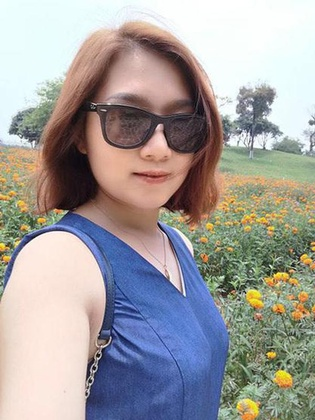
%> input picture dataset1/1803191139-00001033.jpg, 315 x 420 px, shrunk from 600 x 800 before the run
$ octave two_seeds_hair.m   (GNU Octave 9; MATLAB toolbox functions it lacks are replaced by stand-ins)
%> lines starting %> are read from the running program, lines starting %| are printed output that depends on the picture; in (x1, y1, x2, y2) boxes, pixels count from 0 and x2, y2 are one past the last pixel; in counts of white or black regions, pixels touching at a corner belong together; the program's own positions count from 1
clc; close all; clear;

imgs = ["1803191139-00001033.jpg", "1803242348-00000303.jpg", ...
        "1803290249-00000142.jpg", "1803290100-00000210.jpg", ...
        "1803290249-00000352.jpg"];

% Parameters
hueThreshold = 0.11;
saturationThreshold = 0.4;
valueThreshold = 0.4;

% function for segmenting hair region
function hairMask = segmentHairRegion(image, seedPoints, hueThreshold, saturationThreshold, valueThreshold)
    % Convert image to HSV color space
    hsvImage = rgb2hsv(image);
    H = hsvImage(:, :, 1);
    S = hsvImage(:, :, 2);
    V = hsvImage(:, :, 3);

    % Initialize mask and queue for region growing
    [rows, cols] = size(H);
    hairMask = false(rows, cols);
    queue = seedPoints;

    % Get seed points color information
    seedColors = cell(size(seedPoints, 1), 1);
    for i = 1:size(seedPoints, 1)
        seedColors{i} = [H(seedPoints(i, 2), seedPoints(i, 1)), ...
                         S(seedPoints(i, 2), seedPoints(i, 1)), ...
                         V(seedPoints(i, 2), seedPoints(i, 1))];
    end

    % Perform region growing
    while ~isempty(queue)
        % Dequeue a point
        point = queue(1, :);
        queue(1, :) = [];

        x = point(1);
        y = point(2);

        % Check if point is within bounds and not already part of the mask
        if x > 0 && y > 0 && x <= cols && y <= rows && ~hairMask(y, x)
            currentHue = H(y, x);
            currentSaturation = S(y, x);
            currentValue = V(y, x);

            % Check against all seed colors
            isWithinThreshold = false;
            for i = 1:length(seedColors)
                seedHue = seedColors{i}(1);
                seedSaturation = seedColors{i}(2);
                seedValue = seedColors{i}(3);

                % Handle circular hue in distance
                hueDistance = min(abs(currentHue - seedHue), 1 - abs(currentHue - seedHue));

                % Check if color differences are within thresholds
                if hueDistance <= hueThreshold && ...
                   abs(currentSaturation - seedSaturation) <= saturationThreshold && ...
                   abs(currentValue - seedValue) <= valueThreshold
                    isWithinThreshold = true;
                    break;
                end
            end

            % If within threshold, add to mask and enqueue neighbors
            if isWithinThreshold
                hairMask(y, x) = true;

                % Enqueue neighboring pixels
                queue = [queue; x+1, y; x-1, y; x, y+1; x, y-1];
            end
        end
    end
end

% display results
figure;
numImages = length(imgs);

for i = 1:numImages
    % Read current image
    img = imread(imgs(i));
%> img is the input picture: size 420x315x3 uint8; mean R, G, B 162.3, 158.5, 157.2

    % Detect face to determine seed points
    faceDetector = vision.CascadeObjectDetector;
    bbox = step(faceDetector, img);
%> bbox = [73 61 163 163]

    % Define two seed points for better coverage of hair variation
    seedPoint1 = [bbox(1) + round(bbox(3) / 5), bbox(2) - 40]; % Point above the left side of the face
%> seedPoint1 = [106 21]
    seedPoint2 = [bbox(1) + round(3 * bbox(3) / 8), bbox(2) - 60]; % Point above the right side of the face
%> seedPoint2 = [134 1]
    seedPoints = [seedPoint1; seedPoint2];
%> seedPoints = [106 21; 134 1]

    % Segment hair region
    hairMask = segmentHairRegion(img, seedPoints, hueThreshold, saturationThreshold, valueThreshold);
%> in segmentHairRegion, `hsvImage = rgb2hsv(image);`: hsvImage: size 420x315x3 double; mean H, S, V 0.326, 0.263, 0.714
%> in segmentHairRegion, `H = hsvImage(:, :, 1);`:
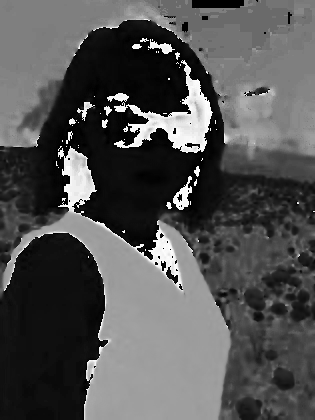
%> H: size 420x315 double; min 0, max 0.997, mean 0.326
%> in segmentHairRegion, `S = hsvImage(:, :, 2);`:
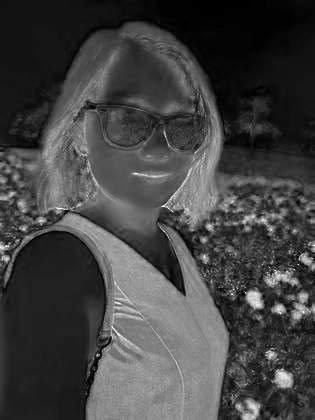
%> S: size 420x315 double; min 0, max 1, mean 0.263
%> in segmentHairRegion, `V = hsvImage(:, :, 3);`:
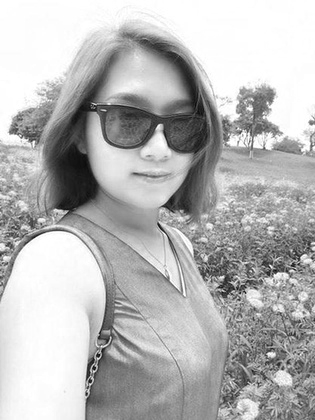
%> V: size 420x315 double; min 0.0353, max 1, mean 0.714
%> in segmentHairRegion, `seedColors = cell(size(seedPoints, 1), 1);`: seedColors = {[], []}
%> the loop in segmentHairRegion, `for i = 1:size(seedPoints, 1)` made 2 passes
%> after the loop in segmentHairRegion, `for i = 1:size(seedPoints, 1)`: seedColors = {[0.5 0.0549 1], [0.476 0.0549 1]}
%> the loop in segmentHairRegion, `while ~isempty(queue)` made 96202 passes
%> (x, y, currentHue, currentSaturation, currentValue, queue) on pass 1: (106, 21, 0.5, 0.0549, 1, [134 1; 107 21; 105 21; 106 22; 106 20])
%> (x, y, currentHue, currentSaturation, currentValue) on passes 2 to 7: (134, 1, 0.476, 0.0549, 1), (107, 21, 0.5, 0.0431, 1), (105, 21, 0.544, 0.0588, 1), (106, 22, 0.544, 0.0598, 0.984), (106, 20, 0.528, 0.0709, 0.996), (135, 1, 0.476, 0.0549, 1)
%> after the loop in segmentHairRegion, `while ~isempty(queue)`:
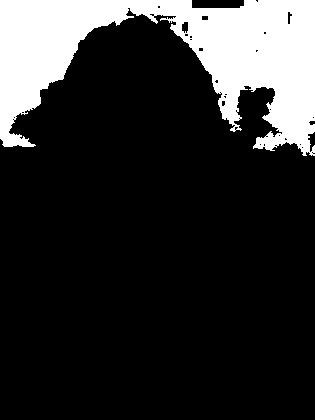
%> hairMask: size 420x315 logical; 18.2% white; 1 white region, box (x1, y1, x2, y2) and area: (0, 0, 315, 156) 24050
%> after the loop in segmentHairRegion, `while ~isempty(queue)`: currentHue = 0.574; currentSaturation = 0.0643; currentValue = 0.549; hueDistance = 0.0979; seedHue = 0.476; seedSaturation = 0.0549; seedValue = 1

    % Display results
    subplot(2, numImages, i);
    imshow(img);
    title(sprintf('Original Image %d', i));
    hold on;
    plot(seedPoints(:, 1), seedPoints(:, 2), 'r*', 'MarkerSize', 10);
    hold off;

    subplot(2, numImages, i + numImages);
    imshow(hairMask);
    title(sprintf('Segmented Hair %d', i));
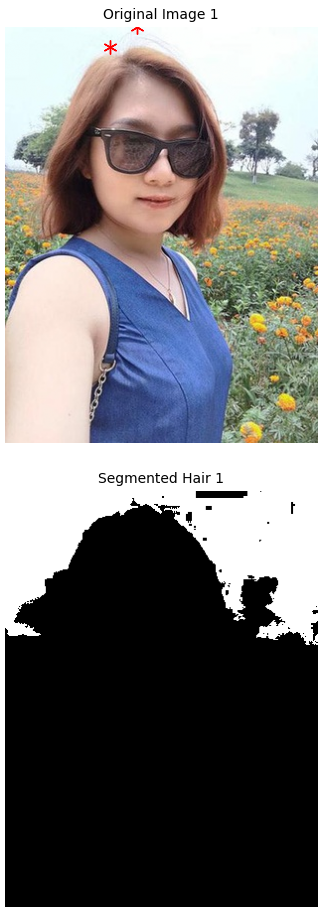
%> figure redrawn from the program's plot data, 2 panels
end
%> pass 2 of the loop `for i = 1:numImages`:
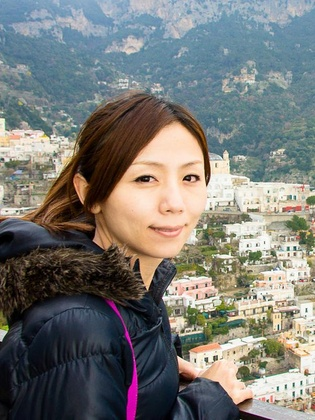
%> input picture dataset1/1803242348-00000303.jpg, 315 x 420 px, shrunk from 600 x 800 before the run
%> img is the input picture: size 420x315x3 uint8; mean R, G, B 121, 121.4, 117.7
%> bbox = [114 137 114 114]
%> seedPoint1 = [137 97]
%> seedPoint2 = [157 77]
%> seedPoints = [137 97; 157 77]
%> hsvImage: size 420x315x3 double; mean H, S, V 0.353, 0.325, 0.539
%> in segmentHairRegion (call 2), `seedColors = cell(size(seedPoints, 1), 1);`: seedColors = {[], []}
%> the loop in segmentHairRegion (call 2), `for i = 1:size(seedPoints, 1)` made 2 passes
%> after the loop in segmentHairRegion (call 2), `for i = 1:size(seedPoints, 1)`: seedColors = {[0.0417 0.244 0.322], [0.565 0.338 0.592]}
%> the loop in segmentHairRegion (call 2), `while ~isempty(queue)` made 169786 passes
%> (x, y, currentHue, currentSaturation, currentValue, queue) on pass 1: (137, 97, 0.0417, 0.244, 0.322, [157 77; 138 97; 136 97; 137 98; 137 96])
%> after the loop in segmentHairRegion (call 2), `while ~isempty(queue)`:
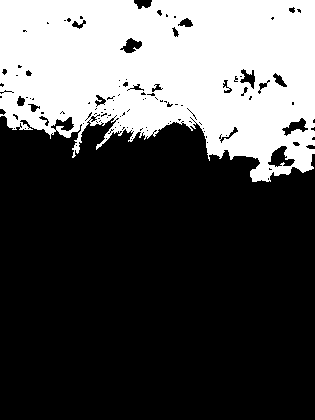
%> hairMask: size 420x315 logical; 32.1% white; 1 white region, box (x1, y1, x2, y2) and area: (0, 0, 315, 182) 42446
%> after the loop in segmentHairRegion (call 2), `while ~isempty(queue)`: currentHue = 0.425; currentSaturation = 0.182; currentValue = 0.431; hueDistance = 0.14; seedHue = 0.565; seedSaturation = 0.338; seedValue = 0.592
%> `title(sprintf('Segmented Hair %d', i));`:
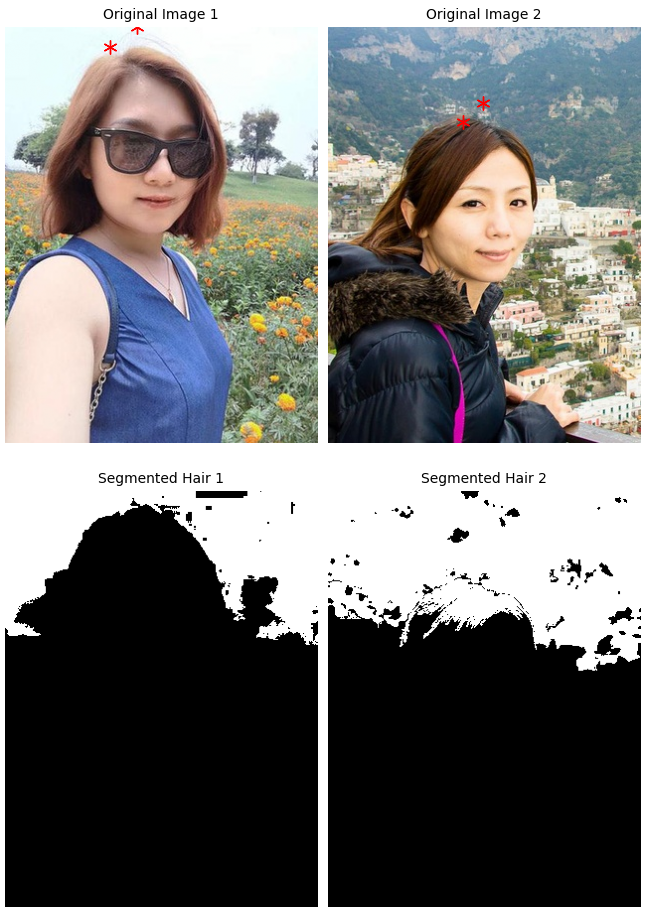
%> figure redrawn from the program's plot data, 4 panels
%> pass 3 of the loop `for i = 1:numImages`:
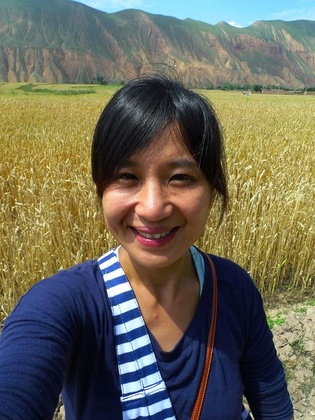
%> input picture dataset1/1803290249-00000142.jpg, 315 x 420 px, shrunk from 600 x 800 before the run
%> img is the input picture: size 420x315x3 uint8; mean R, G, B 107, 104.3, 88.5
%> bbox = [89 130 132 132]
%> seedPoint1 = [115 90]
%> seedPoint2 = [139 70]
%> seedPoints = [115 90; 139 70]
%> hsvImage: size 420x315x3 double; mean H, S, V 0.336, 0.464, 0.49
%> in segmentHairRegion (call 3), `S = hsvImage(:, :, 2);`:
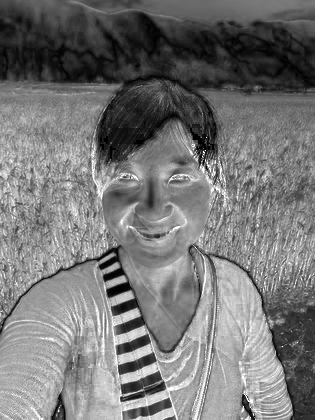
%> S: size 420x315 double; min 0, max 1, mean 0.464
%> in segmentHairRegion (call 3), `V = hsvImage(:, :, 3);`:
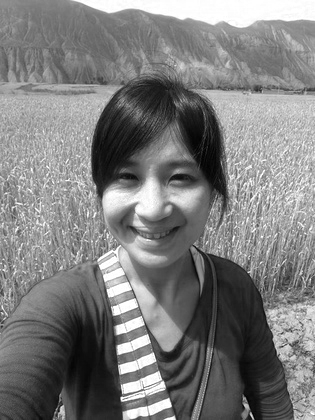
%> V: size 420x315 double; min 0, max 1, mean 0.49
%> in segmentHairRegion (call 3), `seedColors = cell(size(seedPoints, 1), 1);`: seedColors = {[], []}
%> the loop in segmentHairRegion (call 3), `for i = 1:size(seedPoints, 1)` made 2 passes
%> after the loop in segmentHairRegion (call 3), `for i = 1:size(seedPoints, 1)`: seedColors = {[0.183 0.417 0.659], [0.972 0.119 0.396]}
%> (the run ends here)
